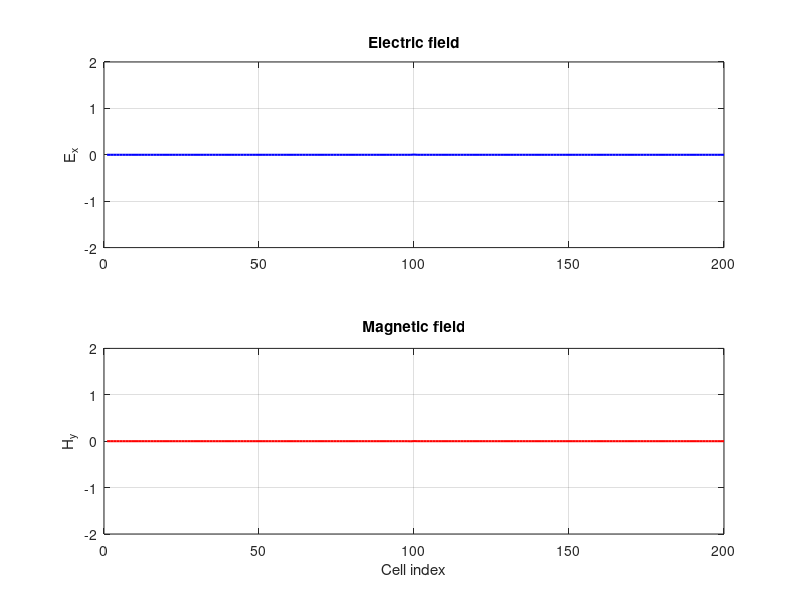

The MATLAB source for this figure: (Note: this script raises an error after producing the figure.)
% 1st example from Sullivan's book
clear; clc; close all;

KE = 200; % Number of cells

% Fields
ex = zeros(1, KE); % Electric
hy = zeros(1, KE); % Magnetic

% Pulse parameters
kc     = KE/2; % Center of the problem space
t0     = 40;   % Temporal center of the incident pulse
spread = 12;   % Width of the pulse

% Number of time steps
NSTEPS = 100;

% Set up figure with subplots
figure('Color','w');
subplot(2,1,1);
hEx = plot(ex, 'b', 'LineWidth', 1.5);
title('Electric field');
ylabel('E_x');
ylim([-2 2]);
grid on;

subplot(2,1,2);
hHy = plot(hy, 'r', 'LineWidth', 1.5);
title('Magnetic field');
xlabel('Cell index');
ylabel('H_y');
ylim([-2 2]);
grid on;

% Time loop
for n = 1:NSTEPS
    % Update Ex
    ex(2:KE) = ex(2:KE) + 0.5 .* (hy(1:KE-1) - hy(2:KE));

    % Gaussian pulse
    ex(kc) = exp(-0.5 * ((t0 - n) / spread)^2); % Hard

    % Update Hy
    hy(1:KE-1) = hy(1:KE-1) + 0.5 * (ex(1:KE-1) - ex(2:KE));

    % Update plots
    set(hEx, 'YData', ex);
    set(hHy, 'YData', hy);
    sgtitle(sprintf('1D FDTD, Gaussian pulse, free space, step %.0f', n));
    drawnow;
end
